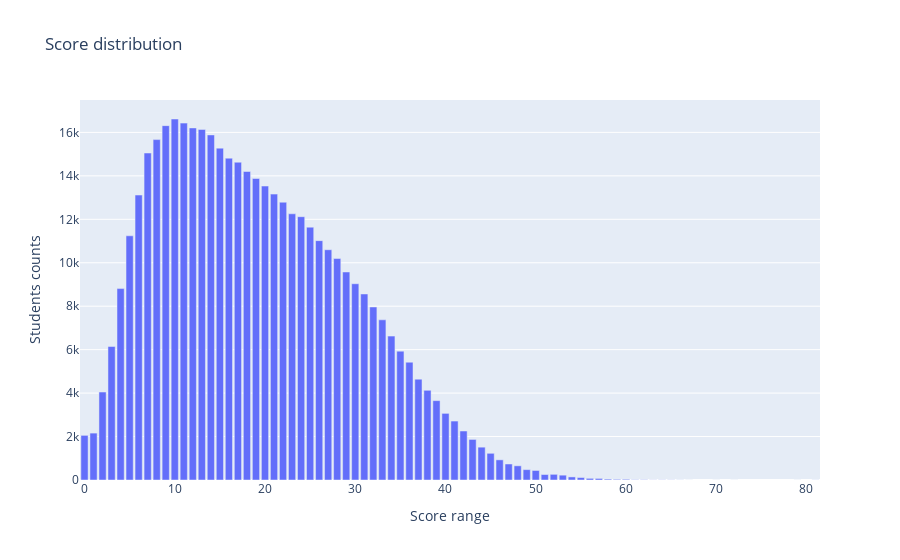

Write notebook code for a chart like this one.
### Code cell
def level(score):
    return int(score * 10)

df_student_level = df_student["Avg score"].apply(level)
df_student_level_dist = df_student_level.groupby(df_student_level).size()
fig = px.bar(
    df_student_level_dist,
    labels={"value": "Students counts", "index": "Score range"},
    title="Score distribution",
    hover_data={
        "variable":False,
    }
)
fig.update_layout(showlegend=False)
fig.show()

df_student_level_dist

### Figure 1 — Plotly figure (JSON) as saved in the notebook; plotly's stock layout.template omitted (floating-point values rounded to 4 significant figures)
{"data": [{"alignmentgroup": "True", "customdata": [["Avg score"], ["Avg score"], ["Avg score"], ["Avg score"], ["Avg score"], ["Avg score"], ["Avg score"], ["Avg score"], ["Avg score"], ["Avg score"], ["Avg score"], ["Avg score"], ["Avg score"], ["Avg score"], ["Avg score"], ["Avg score"], ["Avg score"], ["Avg score"], ["Avg score"], ["Avg score"], ["Avg score"], ["Avg score"], ["Avg score"], ["Avg score"], ["Avg score"], ["Avg score"], ["Avg score"], ["Avg score"], ["Avg score"], ["Avg score"], ["Avg score"], ["Avg score"], ["Avg score"], ["Avg score"], ["Avg score"], ["Avg score"], ["Avg score"], ["Avg score"], ["Avg score"], ["Avg score"], ["Avg score"], ["Avg score"], ["Avg score"], ["Avg score"], ["Avg score"], ["Avg score"], ["Avg score"], ["Avg score"], ["Avg score"], ["Avg score"], ["Avg score"], ["Avg score"], ["Avg score"], ["Avg score"], ["Avg score"], ["Avg score"], ["Avg score"], ["Avg score"], ["Avg score"], ["Avg score"], ["Avg score"], ["Avg score"], ["Avg score"], ["Avg score"], ["Avg score"], ["Avg score"], ["Avg score"], ["Avg score"], ["Avg score"], ["Avg score"], ["Avg score"], ["Avg score"]], "hovertemplate": "Score range=%{x}<br>Students counts=%{y}<extra></extra>", "legendgroup": "Avg score", "marker": {"color": "#636efa", "pattern": {"shape": ""}}, "name": "Avg score", "offsetgroup": "Avg score", "orientation": "v", "showlegend": true, "textposition": "auto", "type": "bar", "x": [0, 1, 2, 3, 4, 5, 6, 7, 8, 9, 10, 11, 12, 13, 14, 15, 16, 17, 18, 19, 20, 21, 22, 23, 24, 25, 26, 27, 28, 29, 30, 31, 32, 33, 34, 35, 36, 37, 38, 39, 40, 41, 42, 43, 44, 45, 46, 47, 48, 49, 50, 51, 52, 53, 54, 55, 56, 57, 58, 59, 60, 61, 62, 63, 64, 65, 66, 67, 70, 72, 79, 81], "xaxis": "x", "y": [2055, 2159, 4048, 6144, 8811, 11240, 13116, 15052, 15669, 16312, 16617, 16428, 16207, 16136, 15884, 15276, 14814, 14628, 14200, 13878, 13530, 13160, 12787, 12254, 12120, 11638, 11018, 10600, 10194, 9575, 9034, 8563, 7964, 7373, 6623, 5932, 5421, 4642, 4126, 3653, 3067, 2713, 2255, 1867, 1511, 1229, 928, 737, 653, 478, 439, 252, 261, 223, 142, 113, 76, 72, 41, 30, 32, 12, 11, 5, 7, 6, 3, 1, 1, 1, 1, 3], "yaxis": "y"}], "layout": {"barmode": "relative", "legend": {"title": {"text": "variable"}, "tracegroupgap": 0}, "showlegend": false, "title": {"text": "Score distribution"}, "xaxis": {"anchor": "y", "domain": [0, 1], "title": {"text": "Score range"}}, "yaxis": {"anchor": "x", "domain": [0, 1], "title": {"text": "Students counts"}}}}
